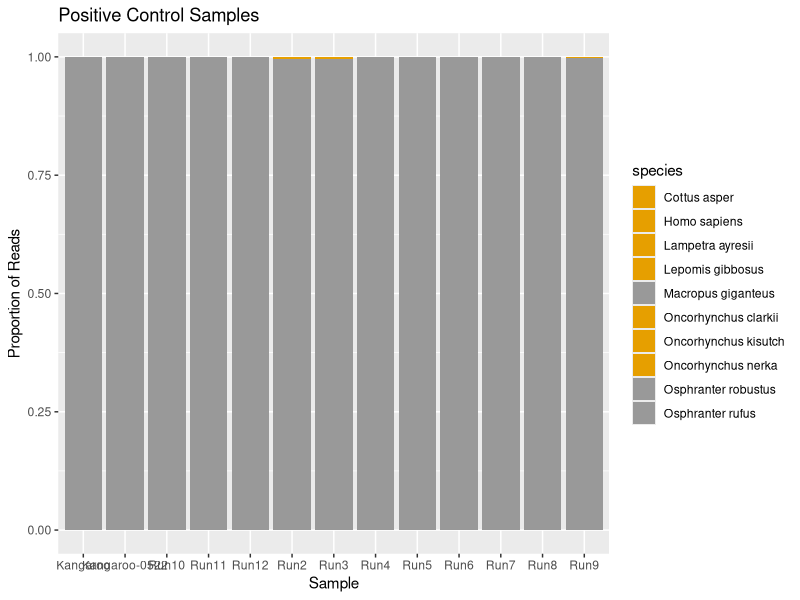
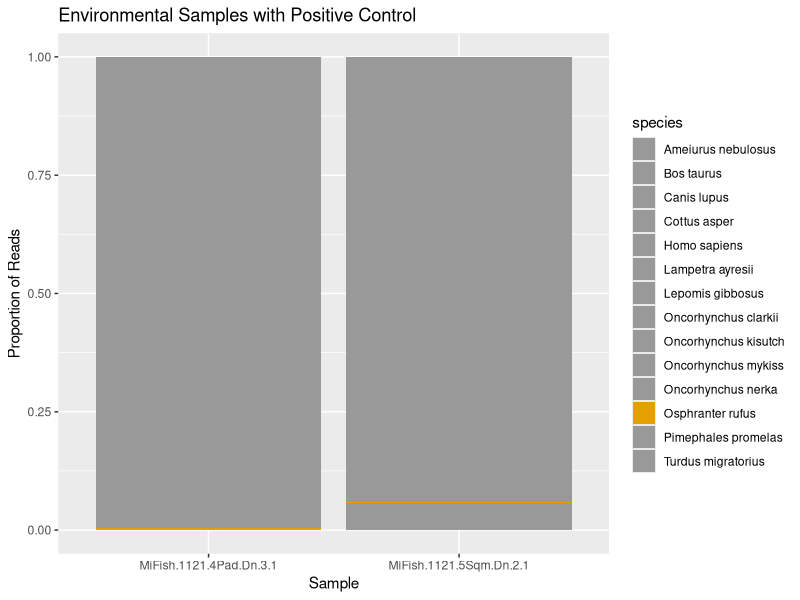
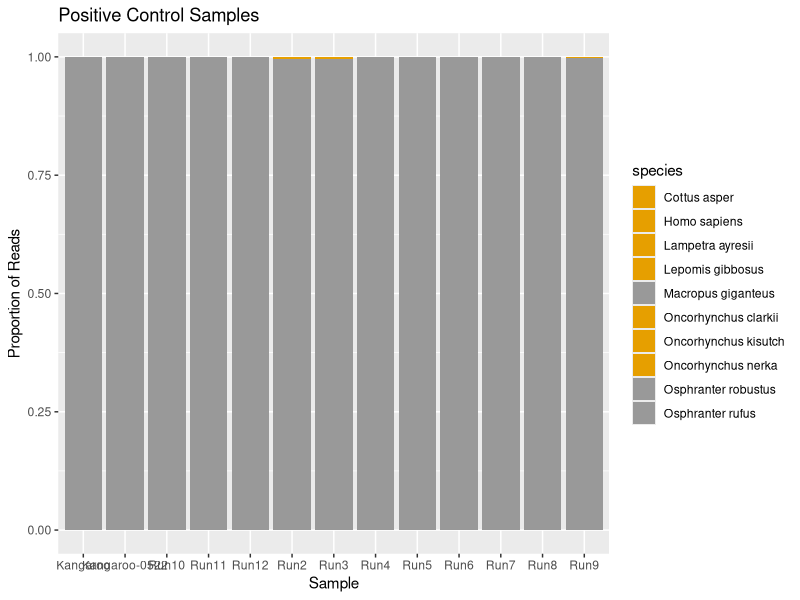
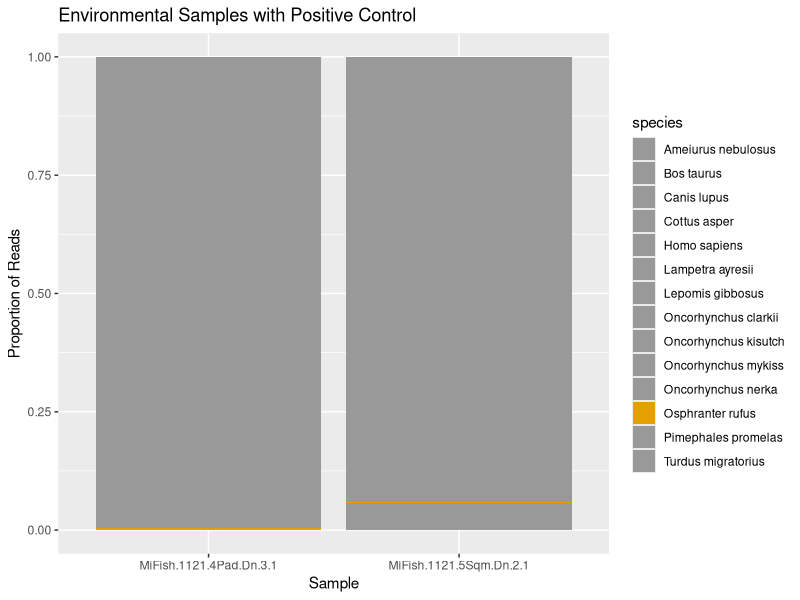

Generate these figures, in order, with R:

library(tidyverse)
library(ggplot2)
library(here)
library(gridExtra)

taxatable <- read.csv(here("Output","metabarcoding", "taxa_table.csv")) %>% 
  filter(totalReads > 0)

nonkangaroo <- taxatable %>% 
  filter(! str_detect(Sample_name, "MC")) %>% 
  filter(! str_detect(Sample_name, "Kangaroo")) %>% 
  group_by(Sample_name) %>% 
  mutate(ReadDepth = sum(totalReads)) %>% 
  mutate(propReads = totalReads/ReadDepth) 

nonkangaroo_withkangaroo <- nonkangaroo %>% 
  filter(str_detect(species, "Osphranter"))

nonkangaroo <- nonkangaroo %>% 
  filter(Sample_name %in% nonkangaroo_withkangaroo$Sample_name)

kangaroo <- taxatable %>% 
  filter(str_detect(Sample_name, "Kangaroo")) %>% 
  group_by(Sample_name) %>% 
  mutate(ReadDepth = sum(totalReads)) %>% 
  mutate(propReads = totalReads/ReadDepth) %>% 
  mutate(Sample_name = str_replace(Sample_name, "MiFish.Kangaroo.", ""))

kangaroo %>% 
  ggplot(aes(x=Sample_name, y=propReads, fill=species)) +
  geom_col() + 
  scale_fill_manual(values=c("#E69F00","#E69F00","#E69F00","#E69F00","#999999","#E69F00","#E69F00","#E69F00", "#999999","#999999")) + 
  labs(y="Proportion of Reads", x="Sample") +
  ggtitle("Positive Control Samples")

ggsave(file=here("Output","SupplementalFigures","check_controls.png"))

nonkangaroo %>% 
  ggplot(aes(x=Sample_name, y=propReads, fill=species)) +
  geom_col() + 
  scale_fill_manual(values=c("#999999", "#999999","#999999","#999999","#999999","#999999","#999999","#999999","#999999","#999999","#999999","#E69F00", "#999999","#999999")) + 
  labs(y="Proportion of Reads", x="Sample") +
  ggtitle("Environmental Samples with Positive Control")

ggsave(file=here("Output","SupplementalFigures","check_controls2.png"))
